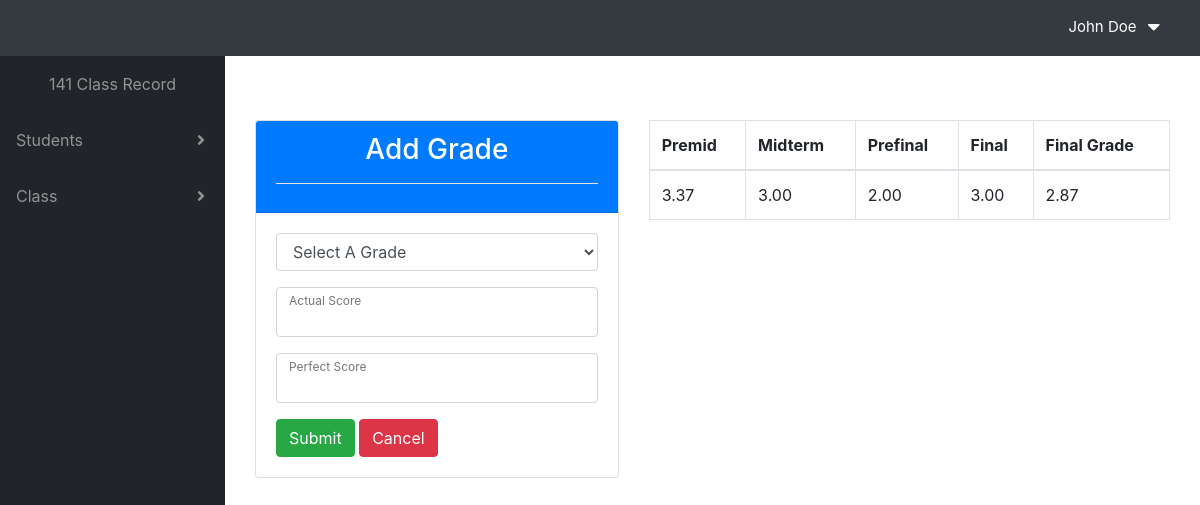
/views/view_student_grade.php?view=4&g=9 (signed in), run on the app's committed database.
### tables this page shows
CREATE TABLE `grade` (
  `grade_id` int(11) NOT NULL,
  `studentID` int(11) NOT NULL,
  `classID` int(11) NOT NULL,
  `as_premid` int(11) NOT NULL,
  `ps_premid` int(11) NOT NULL,
  `premid` float(11,2) NOT NULL,
  `as_midterm` int(11) NOT NULL,
  `ps_midterm` int(11) NOT NULL,
  `midterm` float(11,2) NOT NULL,
  `as_prefinal` int(11) NOT NULL,
  `ps_prefinal` int(11) NOT NULL,
  `prefinal` float(11,2) NOT NULL,
  `as_final` int(11) NOT NULL,
  `ps_final` int(11) NOT NULL,
  `final` float(11,2) NOT NULL,
  `finalgrade` float(11,2) NOT NULL
);

### views/view_student_grade.php (the view, shortened to what this page needs)
<!DOCTYPE html>
<html lang="en">
<head>
  <link href="vendor/fontawesome-free/css/all.min.css" rel="stylesheet" type="text/css">
  <link href="vendor/datatables/dataTables.bootstrap4.css" rel="stylesheet">
  <link href="css/sb-admin.css" rel="stylesheet">
</head>
<body id="page-top">
  <?php include('include/header.php');?>
  <div id="wrapper">
     <?php include('include/sidebar.php');?>
     <?php
     $conn = connect();
     $grade = $_GET['g'];
     $class = $_GET['view'];
     ?>
    <div id="content-wrapper">
      <div class="container-fluid">
<div class="container">
<div class="row">
  <div class="col-md-5">
    <div class="card card-login mt-5">
      <div class="card-header bg-primary" style="color:white"><center><h3>Add Grade</h3> </center>
        <hr color="white">
      </div>
      <div class="card-body">
        <form class="form-horizontal" action="../controller/add_grade.php" name="login"  method="post">
         <div class="form-group">
            <div class="form-label-group">
               <select name="exam" class="form-control" id=dropdown>
                <option selected hidden value="none" >Select A Grade</option>
              </select>
            </div>
          </div>
           <div class="form-group">
            <div class="form-label-group">
              <input type="text" class="form-control" name="as" id="as" class="as">
              <label>Actual Score</label>
            </div>
          </div>
          <div class="form-group">
            <div class="form-label-group">
              <input type="text" name="ps" class="form-control" id="ps" class="ps">
              <label>Perfect Score</label>
            </div>
          </div>
          <button type="submit" class="btn btn-success">Submit</button>
          <a class="btn btn-danger" href="view_student_class.php?view=<?php echo $class ?>">Cancel</a>
        </form>
      </div>
    </div>
  </div>
  <?php
  $sql = "SELECT * FROM grade WHERE grade_id = $grade";
  $result = mysqli_query($conn,$sql);
   ?>
    <div class="col-md-7">
        <table class="table table-bordered mt-5" id="viewBankAccount" width="100%" cellspacing="0">
       <thead>
                <tr>
                     <th>Premid</th>
                     <th>Midterm</th>
                     <th>Prefinal</th>
                     <th>Final</th>
                     <th>Final Grade</th>
                </tr>
      </thead>
      <tbody>
        <?php while($row = mysqli_fetch_assoc($result)) { ?>
            <tr>
              <td><?php echo $row['premid']; ?></td>
              <td><?php echo $row['midterm']; ?></td>
              <td><?php echo $row['prefinal']; ?></td>
              <td><?php echo $row['final']; ?></td>
              <td><?php echo $row['finalgrade']; ?></td>
            </tr>
        <?php } ?>
      </tbody>
   </table>
    </div>
</div>
</div>
    </div>
  </div>
</body>
</html>

### data on the page
grade: premid "3.37", midterm "3.00", prefinal "2.00", final "3.00", finalgrade "2.87"

### other printed values
$_SESSION["user_fname"] "John"
$_SESSION["user_lname"] "Doe"
